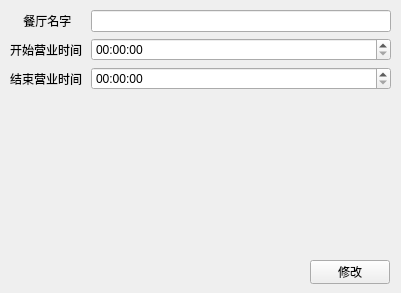
<?xml version="1.0" encoding="UTF-8"?>
<ui version="4.0">
 <class>edit_rest_message</class>
 <widget class="QWidget" name="edit_rest_message">
  <property name="geometry">
   <rect>
    <x>0</x>
    <y>0</y>
    <width>401</width>
    <height>293</height>
   </rect>
  </property>
  <property name="windowTitle">
   <string>Form</string>
  </property>
  <widget class="QPushButton" name="edit">
   <property name="geometry">
    <rect>
     <x>310</x>
     <y>260</y>
     <width>80</width>
     <height>24</height>
    </rect>
   </property>
   <property name="text">
    <string>修改</string>
   </property>
  </widget>
  <widget class="QWidget" name="formLayoutWidget">
   <property name="geometry">
    <rect>
     <x>10</x>
     <y>10</y>
     <width>381</width>
     <height>241</height>
    </rect>
   </property>
   <layout class="QFormLayout" name="formLayout">
    <item row="0" column="0">
     <widget class="QLabel" name="label">
      <property name="text">
       <string>    餐厅名字    </string>
      </property>
     </widget>
    </item>
    <item row="0" column="1">
     <widget class="QLineEdit" name="name"/>
    </item>
    <item row="1" column="0">
     <widget class="QLabel" name="label_2">
      <property name="text">
       <string>开始营业时间</string>
      </property>
     </widget>
    </item>
    <item row="2" column="0">
     <widget class="QLabel" name="label_3">
      <property name="text">
       <string>结束营业时间</string>
      </property>
     </widget>
    </item>
    <item row="1" column="1">
     <widget class="QTimeEdit" name="start"/>
    </item>
    <item row="2" column="1">
     <widget class="QTimeEdit" name="close"/>
    </item>
   </layout>
  </widget>
 </widget>
 <resources/>
 <connections/>
</ui>
